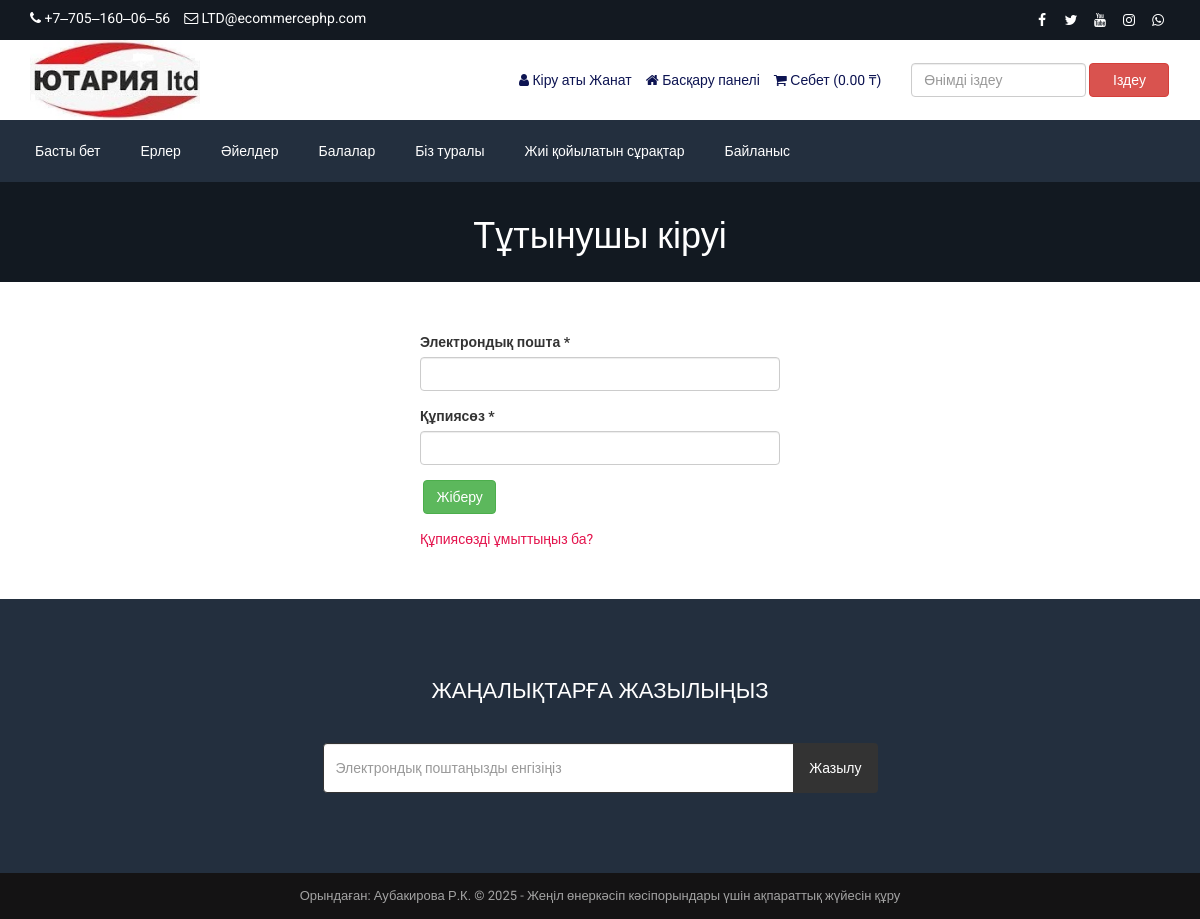
Page /login.php (signed in) on the committed database.
### tables this page shows
CREATE TABLE `tbl_settings` (
  `id` int(11) NOT NULL,
  `logo` varchar(255) NOT NULL,
  `favicon` varchar(255) NOT NULL,
  `footer_about` text NOT NULL,
  `footer_copyright` text NOT NULL,
  `contact_address` text NOT NULL,
  `contact_email` varchar(255) NOT NULL,
  `contact_phone` varchar(255) NOT NULL,
  `contact_fax` varchar(255) NOT NULL,
  `contact_map_iframe` text NOT NULL,
  `receive_email` varchar(255) NOT NULL,
  `receive_email_subject` varchar(255) NOT NULL,
  `receive_email_thank_you_message` text NOT NULL,
  `forget_password_message` text NOT NULL,
  `total_recent_post_footer` int(10) NOT NULL,
  `total_popular_post_footer` int(10) NOT NULL,
  `total_recent_post_sidebar` int(11) NOT NULL,
  `total_popular_post_sidebar` int(11) NOT NULL,
  `total_featured_product_home` int(11) NOT NULL,
  `total_latest_product_home` int(11) NOT NULL,
  `total_popular_product_home` int(11) NOT NULL,
  `meta_title_home` text NOT NULL,
  `meta_keyword_home` text NOT NULL,
  `meta_description_home` text NOT NULL,
  `banner_login` varchar(255) NOT NULL,
  `banner_registration` varchar(255) NOT NULL,
  `banner_forget_password` varchar(255) NOT NULL,
  `banner_reset_password` varchar(255) NOT NULL,
  `banner_search` varchar(255) NOT NULL,
  `banner_cart` varchar(255) NOT NULL,
  `banner_checkout` varchar(255) NOT NULL,
  `banner_product_category` varchar(255) NOT NULL,
  `banner_blog` varchar(255) NOT NULL,
  `cta_title` varchar(255) NOT NULL,
  `cta_content` text NOT NULL,
  `cta_read_more_text` varchar(255) NOT NULL,
  `cta_read_more_url` varchar(255) NOT NULL,
  `cta_photo` varchar(255) NOT NULL,
  `featured_product_title` varchar(255) NOT NULL,
  `featured_product_subtitle` varchar(255) NOT NULL,
  `latest_product_title` varchar(255) NOT NULL,
  `latest_product_subtitle` varchar(255) NOT NULL,
  `popular_product_title` varchar(255) NOT NULL,
  `popular_product_subtitle` varchar(255) NOT NULL,
  `testimonial_title` varchar(255) NOT NULL,
  `testimonial_subtitle` varchar(255) NOT NULL,
  `testimonial_photo` varchar(255) NOT NULL,
  `blog_title` varchar(255) NOT NULL,
  `blog_subtitle` varchar(255) NOT NULL,
  `newsletter_text` text NOT NULL,
  `paypal_email` varchar(255) NOT NULL,
  `stripe_public_key` varchar(255) NOT NULL,
  `stripe_secret_key` varchar(255) NOT NULL,
  `bank_detail` text NOT NULL,
  `before_head` text NOT NULL,
  `after_body` text NOT NULL,
  `before_body` text NOT NULL,
  `home_service_on_off` int(11) NOT NULL,
  `home_welcome_on_off` int(11) NOT NULL,
  `home_featured_product_on_off` int(11) NOT NULL,
  `home_latest_product_on_off` int(11) NOT NULL,
  `home_popular_product_on_off` int(11) NOT NULL,
  `home_testimonial_on_off` int(11) NOT NULL,
  `home_blog_on_off` int(11) NOT NULL,
  `newsletter_on_off` int(11) NOT NULL,
  `ads_above_welcome_on_off` int(1) NOT NULL,
  `ads_above_featured_product_on_off` int(1) NOT NULL,
  `ads_above_latest_product_on_off` int(1) NOT NULL,
  `ads_above_popular_product_on_off` int(1) NOT NULL,
  `ads_above_testimonial_on_off` int(1) NOT NULL,
  `ads_category_sidebar_on_off` int(1) NOT NULL
);

CREATE TABLE `tbl_social` (
  `social_id` int(11) NOT NULL,
  `social_name` varchar(30) NOT NULL,
  `social_url` varchar(255) NOT NULL,
  `social_icon` varchar(30) NOT NULL
);

CREATE TABLE `tbl_top_category` (
  `tcat_id` int(11) NOT NULL,
  `tcat_name` varchar(255) NOT NULL,
  `show_on_menu` int(1) NOT NULL
);

### login.php (the view, shortened to what this page needs)
<?php require_once('header.php'); ?>
<?php
$statement = $pdo->prepare("SELECT * FROM tbl_settings WHERE id=1");
$statement->execute();
$result = $statement->fetchAll(PDO::FETCH_ASSOC);
foreach ($result as $row) {
    $banner_login = $row['banner_login'];
}
?>
<div class="page-banner" style="background-color:#444;background-image: url(assets/uploads/<?php echo $banner_login; ?>);">
    <div class="inner">
        <h1><?php echo LANG_VALUE_10; ?></h1>
    </div>
</div>
<div class="page">
    <div class="container">
        <div class="row">
            <div class="col-md-12">
                <div class="user-content">
                    <form action="" method="post">
                        <div class="row">
                            <div class="col-md-4"></div>
                            <div class="col-md-4">
                                <div class="form-group">
                                    <label for=""><?php echo LANG_VALUE_94; ?> *</label>
                                    <input type="email" class="form-control" name="cust_email">
                                </div>
                                <div class="form-group">
                                    <label for=""><?php echo LANG_VALUE_96; ?> *</label>
                                    <input type="password" class="form-control" name="cust_password">
                                </div>
                                <div class="form-group">
                                    <input type="submit" class="btn btn-success" value="<?php echo LANG_VALUE_4; ?>" name="form1">
                                </div>
                                <a href="forget-password.php" style="color:#e4144d;"><?php echo LANG_VALUE_97; ?>?</a>
                            </div>
                        </div>
                    </form>
                </div>
            </div>
        </div>
    </div>
</div>
<?php require_once('footer.php'); ?>

### header.php (shortened to what this page needs)
<?php
include("admin/inc/config.php");
$statement = $pdo->prepare("SELECT * FROM tbl_settings WHERE id=1");
$statement->execute();
$result = $statement->fetchAll(PDO::FETCH_ASSOC);
foreach ($result as $row)
{
	$logo = $row['logo'];
	$contact_email = $row['contact_email'];
	$contact_phone = $row['contact_phone'];
}
?>
<!DOCTYPE html>
<html lang="en">
<head>
	<link rel="stylesheet" href="assets/css/bootstrap.min.css">
	<link rel="stylesheet" href="assets/css/font-awesome.min.css">
	<link rel="stylesheet" href="assets/css/owl.carousel.min.css">
	<link rel="stylesheet" href="assets/css/owl.theme.default.min.css">
	<link rel="stylesheet" href="assets/css/jquery.bxslider.min.css">
    <link rel="stylesheet" href="assets/css/magnific-popup.css">
    <link rel="stylesheet" href="assets/css/rating.css">
	<link rel="stylesheet" href="assets/css/spacing.css">
	<link rel="stylesheet" href="assets/css/bootstrap-touch-slider.css">
	<link rel="stylesheet" href="assets/css/animate.min.css">
	<link rel="stylesheet" href="assets/css/tree-menu.css">
	<link rel="stylesheet" href="assets/css/select2.min.css">
	<link rel="stylesheet" href="assets/css/main.css">
	<link rel="stylesheet" href="assets/css/responsive.css">
</head>
<body>
<div class="top">
	<div class="container">
		<div class="row">
			<div class="col-md-6 col-sm-6 col-xs-12">
				<div class="left">
					<ul>
						<li><i class="fa fa-phone"></i> <?php echo $contact_phone; ?></li>
						<li><i class="fa fa-envelope-o"></i> <?php echo $contact_email; ?></li>
					</ul>
				</div>
			</div>
			<div class="col-md-6 col-sm-6 col-xs-12">
				<div class="right">
					<ul>
						<?php
						$statement = $pdo->prepare("SELECT * FROM tbl_social");
						$statement->execute();
						$result = $statement->fetchAll(PDO::FETCH_ASSOC);
						foreach ($result as $row) {
							?>
							<?php if($row['social_url'] != ''): ?>
							<li><a href="<?php echo $row['social_url']; ?>"><i class="<?php echo $row['social_icon']; ?>"></i></a></li>
							<?php endif; ?>
							<?php
						}
						?>
					</ul>
				</div>
			</div>
		</div>
	</div>
</div>
<div class="header">
	<div class="container">
		<div class="row inner">
			<div class="col-md-4 logo">
				<a href="index.php"><img src="assets/uploads/<?php echo $logo; ?>" alt="logo image"></a>
			</div>
			<div class="col-md-5 right">
				<ul>
					<?php
					if(isset($_SESSION['customer'])) {
						?>
						<li><i class="fa fa-user"></i> <?php echo LANG_VALUE_13; ?> <?php echo $_SESSION['customer']['cust_name']; ?></li>
						<li><a href="dashboard.php"><i class="fa fa-home"></i> <?php echo LANG_VALUE_89; ?></a></li>
						<?php
					} else {
						?>
						<li><a href="login.php"><i class="fa fa-sign-in"></i> <?php echo LANG_VALUE_9; ?></a></li>
						<li><a href="registration.php"><i class="fa fa-user-plus"></i> <?php echo LANG_VALUE_15; ?></a></li>
						<?php
					}
					?>
					<li><a href="cart.php"><i class="fa fa-shopping-cart"></i> <?php echo LANG_VALUE_18; ?> (<?php
					if(isset($_SESSION['cart_p_id'])) {
						$table_total_price = 0;
						$i=0;
	                    foreach($_SESSION['cart_p_qty'] as $key => $value)
	                    {
	                        $i++;
	                        $arr_cart_p_qty[$i] = $value;
	                    }                    $i=0;
	                    foreach($_SESSION['cart_p_current_price'] as $key => $value)
	                    {
	                        $i++;
	                        $arr_cart_p_current_price[$i] = $value;
	                    }
	                    for($i=1;$i<=count($arr_cart_p_qty);$i++) {
	                    	$row_total_price = $arr_cart_p_current_price[$i]*$arr_cart_p_qty[$i];
	                        $table_total_price = $table_total_price + $row_total_price;
	                    }
						echo $table_total_price;
					} else {
						echo '0.00';
					}
					?>  <?php echo LANG_VALUE_1; ?>)</a></li>
				</ul>
			</div>
			<div class="col-md-3 search-area">
				<form class="navbar-form navbar-left" role="search" action="search-result.php" method="get">
					<div class="form-group">
						<input type="text" class="form-control search-top" placeholder="<?php echo LANG_VALUE_2; ?>" name="search_text">
					</div>
					<button type="submit" class="btn btn-danger"><?php echo LANG_VALUE_3; ?></button>
				</form>
			</div>
		</div>
	</div>
</div>
<div class="nav">
	<div class="container">
		<div class="row">
			<div class="col-md-12 pl_0 pr_0">
				<div class="menu-container">
					<div class="menu">
						<ul>
							<li><a href="index.php">Басты бет</a></li>
							<?php
							$statement = $pdo->prepare("SELECT * FROM tbl_top_category WHERE show_on_menu=1");
							$statement->execute();
							$result = $statement->fetchAll(PDO::FETCH_ASSOC);
							foreach ($result as $row) {
								?>
								<li><a href="product-category.php?id=<?php echo $row['tcat_id']; ?>&type=top-category"><?php echo $row['tcat_name']; ?></a>
								</li>
								<?php
							}
							?>
							<li><a href="about.php">Біз туралы</a></li>
							<li><a href="faq.php">Жиі қойылатын сұрақтар</a></li>
							<li><a href="contact.php">Байланыс</a></li>
						</ul>
					</div>
				</div>
			</div>
		</div>
	</div>
</div>

### footer.php (shortened to what this page needs)
<?php
$statement = $pdo->prepare("SELECT * FROM tbl_settings WHERE id=1");
$statement->execute();
$result = $statement->fetchAll(PDO::FETCH_ASSOC);
foreach ($result as $row)
{
	$footer_copyright = $row['footer_copyright'];
    $newsletter_on_off = $row['newsletter_on_off'];
}
?>
<?php if($newsletter_on_off == 1): ?>
<section class="home-newsletter">
	<div class="container">
		<div class="row">
			<div class="col-md-6 col-md-offset-3">
				<div class="single">
				<form action="" method="post">
					<h2>Жаңалықтарға жазылыңыз</h2>
					<div class="input-group">
						<input type="email" class="form-control" placeholder="Электрондық поштаңызды енгізіңіз" name="email_subscribe">
						<span class="input-group-btn">
						<button class="btn btn-theme" type="submit" name="form_subscribe">Жазылу</button>
						</span>
					</div>
				</div>
			</div>
		</div>
	</div>
</section>
<?php endif; ?>
<div class="footer-bottom">
	<div class="container">
		<div class="row">
			<div class="col-md-12 copyright">
				<?php echo $footer_copyright; ?>
			</div>
		</div>
	</div>
</div>
</body>
</html>

### assets/css/main.css (style rules this page uses)
* { margin: 0; padding: 0; }
body { font-family: "Roboto", sans-serif; font-size: 14px; }
h1, h2, h3, h4, h5, h6 { font-family: "Roboto", sans-serif; }
a { text-decoration: none; }
.top { width: 100%; height: 40px; background: #131921; }
.top .left { float: left; }
.top .left ul { padding-top: 8px; }
.top .left ul li { list-style-type: none; float: left; margin-right: 14px; color: white; }
.top .left ul li i { color: white; }
.top .right { float: right; }
.top .right ul { padding-top: 8px; }
.top .right ul li { list-style-type: none; float: left; margin-left: 5px; }
.top .right ul li a { color: white; width: 24px; height: 24px; line-height: 24px; text-align: center; border-radius: 50%; display: block; transition: all 0.4s ease; }
.header { width: 100%; height: auto; background: #fff; }
.header .inner { height: auto; display: table; }
.header .logo { float: none; display: table-cell; vertical-align: middle; }
.header .logo img { max-width: 100%; height: 80px; }
.header .navbar-form .form-control { width: 300px; }
.header .search-area { float: none; display: table-cell; vertical-align: middle; }
.header .search-area .form-group { width: calc(100% - 84px); }
.header .search-area button { width: 80px; }
.header .search-area form { width: 100%; }
.header .right { float: none; display: table-cell; vertical-align: middle; padding-right: 0; }
.header .right ul { float: right; margin-bottom: 0; }
.header .right ul li { list-style-type: none; float: left; margin-left: 14px; color: #0d1452; }
.header .right ul li a { color: #0d1452; }
.header .navbar-form .search-top { width: 100%; }
.nav { background: #232f3e; }
.menu-container { width: 100%; margin: 0 auto; background: #232f3e; }
.menu-dropdown-icon:before { content: "\f067"; font-family: "FontAwesome"; display: none; cursor: pointer; float: right; padding: 1.5em 2em; background: #fff; color: #333; }
.menu > ul { margin: 0 auto; width: 100%; list-style: none; padding: 0; position: relative; box-sizing: border-box; }
.menu > ul:before, .menu > ul:after { content: ""; display: table; }
.menu > ul:after { clear: both; }
.menu > ul > li { float: left; padding: 0; margin: 0; }
.menu > ul > li a { text-decoration: none; padding: 1.5em 20px; display: block; color: #fff; }
.footer-bottom { width: 100%; height: auto; background: #141314; padding: 14px 0; }
.footer-bottom .copyright { font-size: 13px; color: #a3a3a3; text-align: center; }
.page-banner { width: 100%; height: auto; background-repeat: no-repeat; background-position: center center; -webkit-background-size: cover; background-size: cover; position: relative; padding-top: 15px; padding-bottom: 15px; overflow: hidden; }
.page-banner h1 { color: #fff; text-align: center; z-index: 999; position: relative; }
.page { width: 100%; height: auto; padding-top: 50px; padding-bottom: 50px; }
.home-newsletter { padding: 80px 0; background: #232f3e; }
.home-newsletter .single { max-width: 650px; margin: 0 auto; text-align: center; position: relative; z-index: 2; }
.home-newsletter .single h2 { font-size: 22px; color: white; text-transform: uppercase; margin-bottom: 40px; margin-top: 0; }
.home-newsletter .single .form-control { height: 50px; border-color: #333; outline: none; }
.home-newsletter .single .btn { min-height: 50px; background: #333; color: #fff; padding-left: 15px; padding-right: 15px; }

### assets/css/responsive.css (style rules this page uses)
@media only screen and (min-width: 992px) { .header .inner { width: 100%; } }
@media only screen and (min-width: 992px) { .header .search-area { padding-right: 0; } }
@media only screen and (min-width: 992px) { .header .search-area form { padding-right: 0; } }
@media only screen and (min-width: 992px) { .header .container { padding-right: 0; } }

### rows in the picture
tbl_settings: contact_phone "+7‒705‒160‒06‒56", contact_email "LTD@ecommercephp.com", logo (picture), banner_login (picture), footer_copyright "Орындаған: Аубакирова Р.К. © 2025 - Жеңіл өнеркәсіп кәсіпорындары үшін ақпараттық жүйесін құру"
tbl_top_category: tcat_name "Ерлер"
tbl_top_category: tcat_name "Әйелдер"
tbl_top_category: tcat_name "Балалар"

### other values in the picture
LANG_VALUE_13 "Кіру аты"
$_SESSION['customer']['cust_name'] "Жанат"
LANG_VALUE_89 "Басқару панелі"
LANG_VALUE_18 "Себет"
LANG_VALUE_1 "₸"
LANG_VALUE_3 "Іздеу"
LANG_VALUE_10 "Тұтынушы кіруі"
LANG_VALUE_94 "Электрондық пошта"
LANG_VALUE_96 "Құпиясөз"
LANG_VALUE_97 "Құпиясөзді ұмыттыңыз ба"
